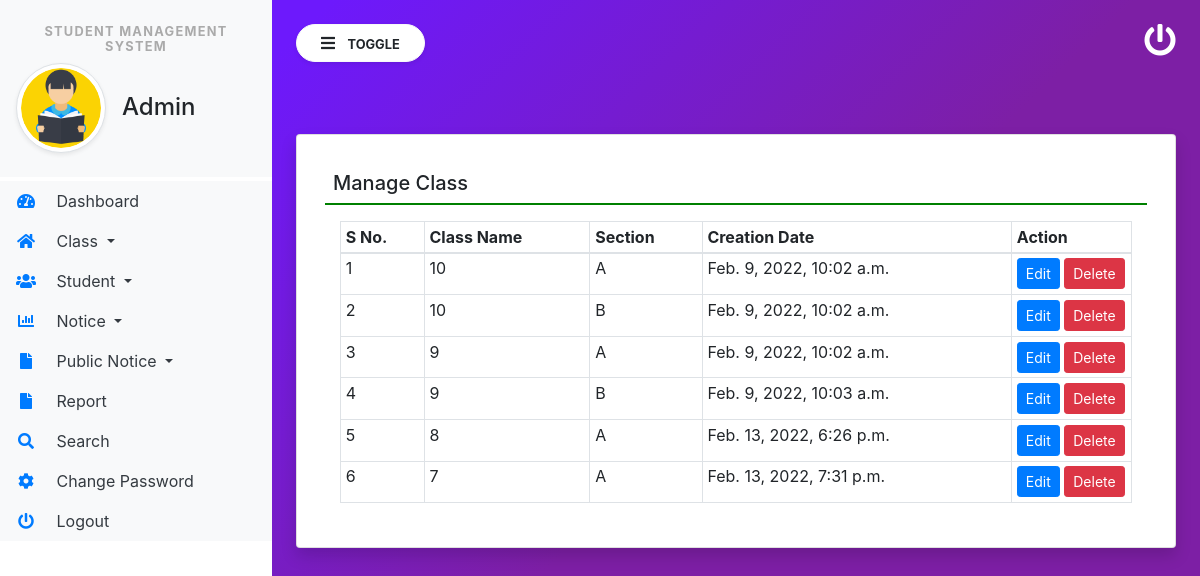
/manage_Class (signed in), run on the app's committed database.
### studentmanage/models.py (models this page shows, shortened)
class Class(models.Model):
    ClassName = models.CharField(max_length=150, null=True)
    Section = models.CharField(max_length=200, null=True)
    CreationDate = models.DateTimeField(auto_now_add=True)

### studentmanage/views.py (the view)
# urls.py: path('manage_Class', manage_Class, name='manage_Class'),
def manage_Class(request):
    if not request.user.is_authenticated:
        return redirect('admin_login')
    classs = Class.objects.all()
    return render(request, 'manage_Class.html', locals())

### studentmanage/templates/manage_Class.html
{% extends 'admin_base.html' %}
{% block main  %}
<div class="card p-2 shadow mt-5">
    <div class="card-body">
        <h5 class="p-2" style="border-bottom: 2px solid green;">Manage Class</h5>
        <div class="container-fluid mt-3">
            <table class="table table-bordered table-sm">
                <thead>
                <tr>
                    <th>S No.</th>
                    <th>Class Name</th>
                    <th>Section</th>
                    <th>Creation Date</th>
                    <th>Action</th>
                </tr>
                </thead>
                <tbody>
                {% for i in classs %}
                <tr>
                    <td>{{forloop.counter}}</td>
                    <td>{{i.ClassName}}</td>
                    <td>{{i.Section}}</td>
                    <td>{{i.CreationDate}}</td>
                    <td style="width: 120px;">
                        <a href="{% url 'editClass' i.id %}" class="btn btn-primary btn-sm">Edit</a>
                        <a onclick="return confirm('Are you sure to Delete')" href="{% url 'deleteClass' i.id %}"
                           class="btn btn-sm btn-danger">Delete</a>
                    </td>
                </tr>
                {% endfor %}
                </tbody>
            </table>
        </div>
    </div>
</div>
{% endblock %}

### studentmanage/static/css/sidebar.css (style rules this page uses)
body { background-image : linear-gradient(135.9deg,rgba(109,25,252,1) 16.4%,rgba(125,31,165,1) 56.1%); min-height:100vh; }

### data on the page
Class: ClassName "10", Section "A", CreationDate "Feb. 9, 2022, 10:02 a.m."
Class: ClassName "10", Section "B", CreationDate "Feb. 9, 2022, 10:02 a.m."
Class: ClassName "9", Section "A", CreationDate "Feb. 9, 2022, 10:02 a.m."
Class: ClassName "9", Section "B", CreationDate "Feb. 9, 2022, 10:03 a.m."
Class: ClassName "8", Section "A", CreationDate "Feb. 13, 2022, 6:26 p.m."
Class: ClassName "7", Section "A", CreationDate "Feb. 13, 2022, 7:31 p.m."
